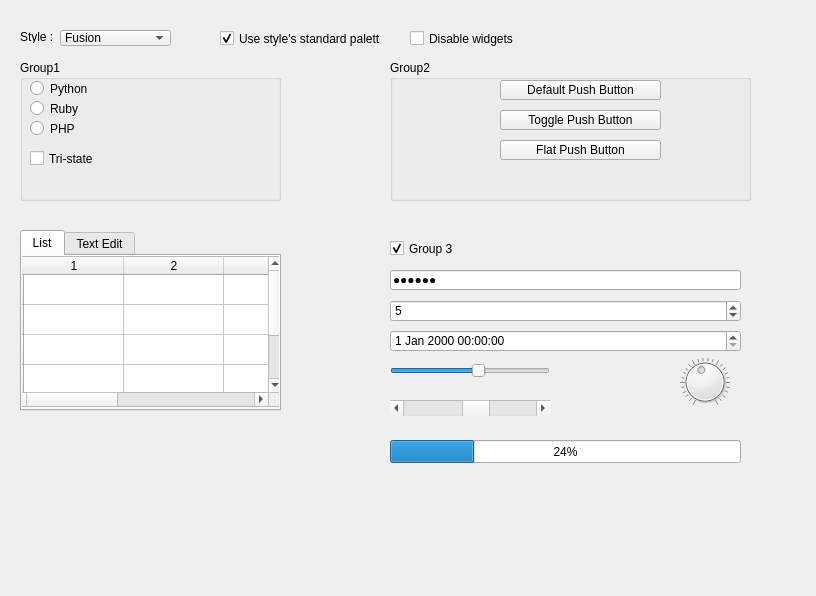
<?xml version="1.0" encoding="UTF-8"?>
<ui version="4.0">
 <class>Form</class>
 <widget class="QWidget" name="Form">
  <property name="geometry">
   <rect>
    <x>0</x>
    <y>0</y>
    <width>816</width>
    <height>596</height>
   </rect>
  </property>
  <property name="windowTitle">
   <string>Form</string>
  </property>
  <widget class="QLabel" name="label">
   <property name="geometry">
    <rect>
     <x>20</x>
     <y>30</y>
     <width>47</width>
     <height>13</height>
    </rect>
   </property>
   <property name="text">
    <string>Style : </string>
   </property>
  </widget>
  <widget class="QComboBox" name="comboBox">
   <property name="geometry">
    <rect>
     <x>60</x>
     <y>30</y>
     <width>111</width>
     <height>16</height>
    </rect>
   </property>
   <item>
    <property name="text">
     <string>Fusion</string>
    </property>
   </item>
  </widget>
  <widget class="QGroupBox" name="groupBox">
   <property name="geometry">
    <rect>
     <x>20</x>
     <y>60</y>
     <width>261</width>
     <height>141</height>
    </rect>
   </property>
   <property name="title">
    <string>Group1</string>
   </property>
   <widget class="QRadioButton" name="radioButton">
    <property name="geometry">
     <rect>
      <x>10</x>
      <y>20</y>
      <width>82</width>
      <height>17</height>
     </rect>
    </property>
    <property name="text">
     <string>Python</string>
    </property>
   </widget>
   <widget class="QRadioButton" name="radioButton_2">
    <property name="geometry">
     <rect>
      <x>10</x>
      <y>40</y>
      <width>82</width>
      <height>17</height>
     </rect>
    </property>
    <property name="text">
     <string>Ruby</string>
    </property>
   </widget>
   <widget class="QRadioButton" name="radioButton_3">
    <property name="geometry">
     <rect>
      <x>10</x>
      <y>60</y>
      <width>82</width>
      <height>17</height>
     </rect>
    </property>
    <property name="text">
     <string>PHP</string>
    </property>
   </widget>
   <widget class="QCheckBox" name="checkBox">
    <property name="geometry">
     <rect>
      <x>10</x>
      <y>90</y>
      <width>70</width>
      <height>17</height>
     </rect>
    </property>
    <property name="text">
     <string>Tri-state</string>
    </property>
    <property name="checked">
     <bool>false</bool>
    </property>
    <property name="autoRepeat">
     <bool>false</bool>
    </property>
    <property name="tristate">
     <bool>true</bool>
    </property>
   </widget>
  </widget>
  <widget class="QGroupBox" name="groupBox_2">
   <property name="geometry">
    <rect>
     <x>390</x>
     <y>60</y>
     <width>361</width>
     <height>141</height>
    </rect>
   </property>
   <property name="title">
    <string>Group2</string>
   </property>
   <widget class="QToolButton" name="toolButton">
    <property name="geometry">
     <rect>
      <x>110</x>
      <y>20</y>
      <width>161</width>
      <height>20</height>
     </rect>
    </property>
    <property name="text">
     <string>Default Push Button</string>
    </property>
   </widget>
   <widget class="QToolButton" name="toolButton_2">
    <property name="geometry">
     <rect>
      <x>110</x>
      <y>50</y>
      <width>161</width>
      <height>20</height>
     </rect>
    </property>
    <property name="text">
     <string>Toggle Push Button</string>
    </property>
   </widget>
   <widget class="QToolButton" name="toolButton_3">
    <property name="geometry">
     <rect>
      <x>110</x>
      <y>80</y>
      <width>161</width>
      <height>20</height>
     </rect>
    </property>
    <property name="text">
     <string>Flat Push Button</string>
    </property>
   </widget>
  </widget>
  <widget class="QCheckBox" name="checkBox_2">
   <property name="geometry">
    <rect>
     <x>220</x>
     <y>30</y>
     <width>161</width>
     <height>17</height>
    </rect>
   </property>
   <property name="text">
    <string>Use style's standard palette</string>
   </property>
   <property name="checked">
    <bool>true</bool>
   </property>
   <property name="autoRepeat">
    <bool>false</bool>
   </property>
   <property name="tristate">
    <bool>false</bool>
   </property>
  </widget>
  <widget class="QCheckBox" name="checkBox_3">
   <property name="geometry">
    <rect>
     <x>410</x>
     <y>30</y>
     <width>161</width>
     <height>17</height>
    </rect>
   </property>
   <property name="text">
    <string>Disable widgets</string>
   </property>
   <property name="checked">
    <bool>false</bool>
   </property>
   <property name="autoRepeat">
    <bool>false</bool>
   </property>
   <property name="tristate">
    <bool>false</bool>
   </property>
  </widget>
  <widget class="QTabWidget" name="tabWidget">
   <property name="geometry">
    <rect>
     <x>20</x>
     <y>230</y>
     <width>261</width>
     <height>181</height>
    </rect>
   </property>
   <property name="currentIndex">
    <number>0</number>
   </property>
   <property name="tabsClosable">
    <bool>false</bool>
   </property>
   <property name="movable">
    <bool>false</bool>
   </property>
   <widget class="QWidget" name="Tab">
    <attribute name="title">
     <string>List</string>
    </attribute>
    <widget class="QTableWidget" name="tableWidget">
     <property name="geometry">
      <rect>
       <x>-10</x>
       <y>0</y>
       <width>271</width>
       <height>151</height>
      </rect>
     </property>
     <row>
      <property name="text">
       <string>1</string>
      </property>
     </row>
     <row>
      <property name="text">
       <string>2</string>
      </property>
     </row>
     <row>
      <property name="text">
       <string>3</string>
      </property>
     </row>
     <row>
      <property name="text">
       <string>4</string>
      </property>
     </row>
     <row>
      <property name="text">
       <string>5</string>
      </property>
     </row>
     <column>
      <property name="text">
       <string>1</string>
      </property>
     </column>
     <column>
      <property name="text">
       <string>2</string>
      </property>
     </column>
     <column>
      <property name="text">
       <string>3</string>
      </property>
     </column>
     <column>
      <property name="text">
       <string>4</string>
      </property>
     </column>
     <column>
      <property name="text">
       <string>5</string>
      </property>
     </column>
    </widget>
   </widget>
   <widget class="QWidget" name="tab_2">
    <attribute name="title">
     <string>Text Edit</string>
    </attribute>
    <widget class="QTableWidget" name="tableWidget_2">
     <property name="geometry">
      <rect>
       <x>-10</x>
       <y>0</y>
       <width>271</width>
       <height>151</height>
      </rect>
     </property>
     <row>
      <property name="text">
       <string>1</string>
      </property>
     </row>
     <row>
      <property name="text">
       <string>2</string>
      </property>
     </row>
     <row>
      <property name="text">
       <string>3</string>
      </property>
     </row>
     <row>
      <property name="text">
       <string>4</string>
      </property>
     </row>
     <row>
      <property name="text">
       <string>5</string>
      </property>
     </row>
     <column>
      <property name="text">
       <string>1</string>
      </property>
     </column>
     <column>
      <property name="text">
       <string>2</string>
      </property>
     </column>
     <column>
      <property name="text">
       <string>3</string>
      </property>
     </column>
     <column>
      <property name="text">
       <string>4</string>
      </property>
     </column>
     <column>
      <property name="text">
       <string>5</string>
      </property>
     </column>
    </widget>
   </widget>
  </widget>
  <widget class="QCheckBox" name="checkBox_4">
   <property name="geometry">
    <rect>
     <x>390</x>
     <y>240</y>
     <width>70</width>
     <height>17</height>
    </rect>
   </property>
   <property name="text">
    <string>Group 3</string>
   </property>
   <property name="checked">
    <bool>true</bool>
   </property>
  </widget>
  <widget class="QLineEdit" name="lineEdit">
   <property name="geometry">
    <rect>
     <x>390</x>
     <y>270</y>
     <width>351</width>
     <height>20</height>
    </rect>
   </property>
   <property name="autoFillBackground">
    <bool>false</bool>
   </property>
   <property name="text">
    <string>dddddd</string>
   </property>
   <property name="echoMode">
    <enum>QLineEdit::Password</enum>
   </property>
   <property name="dragEnabled">
    <bool>false</bool>
   </property>
   <property name="readOnly">
    <bool>false</bool>
   </property>
   <property name="clearButtonEnabled">
    <bool>false</bool>
   </property>
  </widget>
  <widget class="QSpinBox" name="spinBox">
   <property name="geometry">
    <rect>
     <x>390</x>
     <y>300</y>
     <width>351</width>
     <height>22</height>
    </rect>
   </property>
   <property name="value">
    <number>5</number>
   </property>
  </widget>
  <widget class="QDateTimeEdit" name="dateTimeEdit">
   <property name="geometry">
    <rect>
     <x>390</x>
     <y>330</y>
     <width>351</width>
     <height>22</height>
    </rect>
   </property>
  </widget>
  <widget class="QScrollBar" name="horizontalScrollBar">
   <property name="geometry">
    <rect>
     <x>390</x>
     <y>400</y>
     <width>160</width>
     <height>16</height>
    </rect>
   </property>
   <property name="value">
    <number>55</number>
   </property>
   <property name="orientation">
    <enum>Qt::Horizontal</enum>
   </property>
  </widget>
  <widget class="QSlider" name="horizontalSlider">
   <property name="geometry">
    <rect>
     <x>390</x>
     <y>360</y>
     <width>160</width>
     <height>22</height>
    </rect>
   </property>
   <property name="value">
    <number>55</number>
   </property>
   <property name="orientation">
    <enum>Qt::Horizontal</enum>
   </property>
  </widget>
  <widget class="QDial" name="dial">
   <property name="geometry">
    <rect>
     <x>680</x>
     <y>350</y>
     <width>50</width>
     <height>64</height>
    </rect>
   </property>
   <property name="autoFillBackground">
    <bool>false</bool>
   </property>
   <property name="value">
    <number>55</number>
   </property>
   <property name="invertedAppearance">
    <bool>true</bool>
   </property>
   <property name="invertedControls">
    <bool>false</bool>
   </property>
   <property name="wrapping">
    <bool>false</bool>
   </property>
   <property name="notchesVisible">
    <bool>true</bool>
   </property>
  </widget>
  <widget class="QProgressBar" name="progressBar">
   <property name="geometry">
    <rect>
     <x>390</x>
     <y>440</y>
     <width>351</width>
     <height>23</height>
    </rect>
   </property>
   <property name="value">
    <number>24</number>
   </property>
  </widget>
 </widget>
 <resources/>
 <connections/>
</ui>
